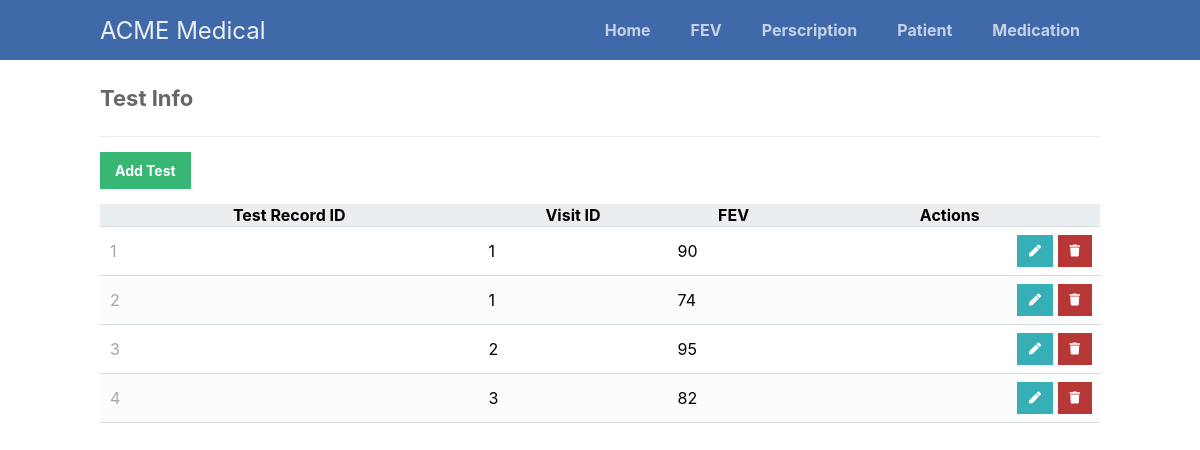
Page /scripts/fev/fev-portal.php on the committed database.
### tables this page shows
CREATE TABLE Tests (
  TestRecordID INT AUTO_INCREMENT PRIMARY KEY,
  VisitID INT,
  FEV TEXT,
  FOREIGN KEY (VisitID) REFERENCES Visits(VisitID) ON DELETE CASCADE
);

### scripts/fev/fev-portal.php (the view, shortened to what this page needs)
<?php
@include_once(APP_ROOT.APP_FOLDER_NAME.'/scripts/functions.php');
$pdo = pdo_connect_mysql();
$page = isset($_GET['page']) && is_numeric($_GET['page']) ? (int)$_GET['page'] : 1;
$records_per_page = 5;
$stmt = $pdo->prepare('SELECT * FROM Tests ORDER BY TestRecordID LIMIT :current_page, :record_per_page');
$stmt->bindValue(':current_page', ($page-1) * $records_per_page, PDO::PARAM_INT);
$stmt->bindValue(':record_per_page', $records_per_page, PDO::PARAM_INT);
$stmt->execute();
$tests = $stmt->fetchAll(PDO::FETCH_ASSOC);
?>
<?= template_header('Test List') ?>
<div class="content read">
    <h2>Test Info</h2>
    <a href="fev-add.php" class="create-entry">Add Test</a>
    <table>
        <thead>
            <tr>
                <th>Test Record ID</th>
                <th>Visit ID</th>
                <th>FEV</th>
                <th>Actions</th>
            </tr>
        </thead>
        <tbody>
            <?php foreach ($tests as $test): ?>
                <tr>
                    <td><?= $test['TestRecordID'] ?></td>
                    <td><?= $test['VisitID'] ?></td>
                    <td><?= $test['FEV'] ?></td>
                    <td class="actions">
                        <a href="fev-update.php?TestRecordID=<?= $test['TestRecordID'] ?>" class="edit"><i class="fas fa-pen fa-xs"></i></a>
                        <a href="fev-delete.php?TestRecordID=<?= $test['TestRecordID'] ?>" class="trash"><i class="fas fa-trash fa-xs"></i></a>
                    </td>
                </tr>
            <?php endforeach; ?>
        </tbody>
    </table>
</div>
<?= template_footer() ?>

### styles/style.css (style rules this page uses)
* { box-sizing: border-box; font-family: -apple-system, BlinkMacSystemFont, "segoe ui", roboto, oxygen, ubuntu, cantarell, "fira sans", "droid sans", "helvetica neue", Arial, sans-serif; font-size: 16px; -webkit-font-smoothing: antialiased; -moz-osx-font-smoothing: grayscale; }
body { background-color: #FFFFFF; margin: 0; }
.content { width: 1000px; margin: 0 auto; }
.content h2 { margin: 0; padding: 25px 0; font-size: 22px; border-bottom: 1px solid #ebebeb; color: #666666; }
.read .create-entry { display: inline-block; text-decoration: none; background-color: #38b673; font-weight: bold; font-size: 14px; color: #FFFFFF; padding: 10px 15px; margin: 15px 0; }
.read table { width: 100%; padding-top: 30px; border-collapse: collapse; }
.read table thead { background-color: #ebeef1; border-bottom: 1px solid #d3dae0; }
.read table tbody tr { border-bottom: 1px solid #d3dae0; }
.read table tbody tr:nth-child(even) { background-color: #fbfcfc; }
.read table tbody tr td { padding: 10px; }
.read table tbody tr td:nth-child(1) { color: #a5a7a9; }
.read table tbody tr td.actions { padding: 8px; text-align: right; }
.read table tbody tr td.actions .edit, .read table tbody tr td.actions .trash { display: inline-flex; text-align: right; text-decoration: none; color: #FFFFFF; padding: 10px 12px; }
.read table tbody tr td.actions .trash { background-color: #b73737; }
.read table tbody tr td.actions .edit { background-color: #37afb7; }

### rows in the picture
tests: TestRecordID "1", VisitID "1", FEV "90"
tests: TestRecordID "2", VisitID "1", FEV "74"
tests: TestRecordID "3", VisitID "2", FEV "95"
tests: TestRecordID "4", VisitID "3", FEV "82"
